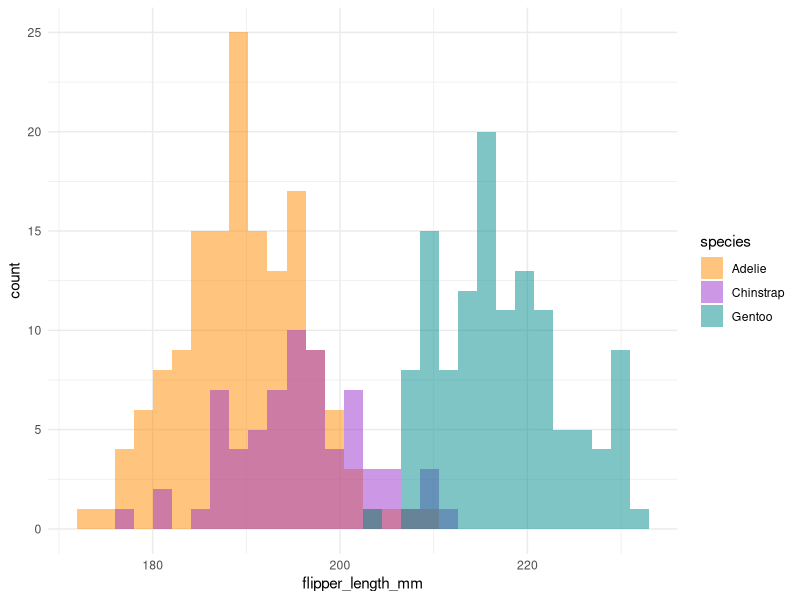

This chart was generated by the following R code:
### EXAMPLE R SCRIPT ########################

#-- Libraries -------------------------

library(tidyverse)

#-- Load data ------------------------

data <- palmerpenguins::penguins

#-- Create plot ------------------------

ggplot(data, aes(x = flipper_length_mm)) +
  geom_histogram(aes(fill = species), alpha = 0.5, position = "identity") +
  scale_fill_manual(values = c("darkorange","darkorchid","cyan4")) + 
  theme_minimal()
